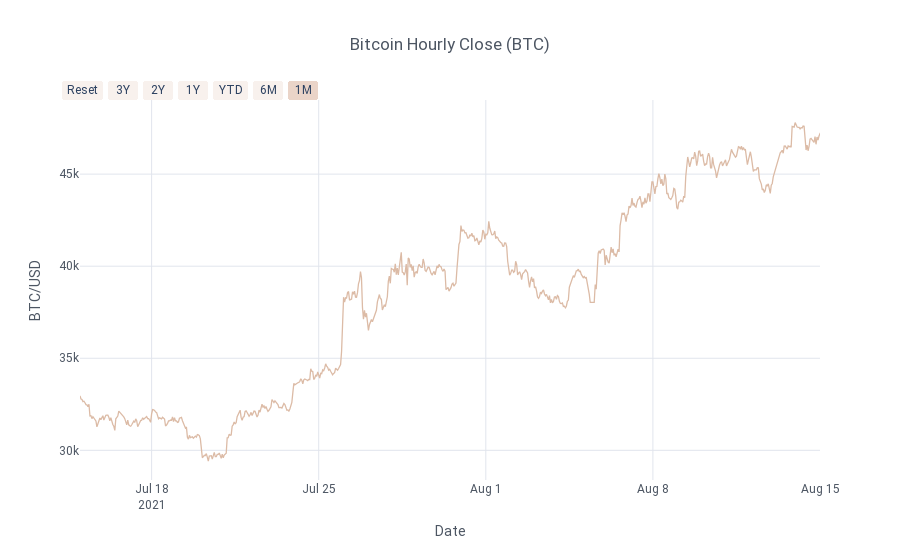

This figure's notebook cell:
### Code cell
time.sleep(1)

charts.pwe_line_chart(df,columns=['Close'],start_date=start_date,end_date=end_date,kind='scatter',
                      title=f'{security} {chart_interval} Close',
                  ticker=symbol,yTitle=f'{ticker}/{market}',asPlot=asPlot,showlegend=False,
                  theme='white',auto_start=auto_start,auto_end=auto_end,
                  connectgaps=False)

### Figure 1 — Plotly figure (JSON) as saved in the notebook; plotly's stock layout.template omitted (floating-point values rounded to 4 significant figures; data arrays with more than 128 entries replaced by an {"elided": "..."} marker saying what was removed)
{"data": [{"connectgaps": false, "line": {"color": "rgba(220, 187, 166, 1.0)", "dash": "solid", "shape": "linear", "width": 1.3}, "mode": "lines", "name": "Close", "text": "", "type": "scatter", "x": {"elided": "1000 str values"}, "y": {"elided": "1000 float values"}}], "layout": {"font": {"family": "Roboto"}, "legend": {"bgcolor": "#FFFFFF", "font": {"color": "#4D5663"}}, "paper_bgcolor": "#FFFFFF", "plot_bgcolor": "#FFFFFF", "showlegend": false, "title": {"font": {"color": "#4D5663"}, "text": "Bitcoin Hourly Close (BTC)", "x": 0.5}, "xaxis": {"gridcolor": "#E1E5ED", "range": ["2021-07-15", "2021-08-15"], "rangeselector": {"bgcolor": "rgba(220, 187, 166, 0.2)", "buttons": [{"count": 1, "label": "Reset", "step": "all"}, {"count": 3, "label": "3Y", "step": "year", "stepmode": "backward"}, {"count": 2, "label": "2Y", "step": "year", "stepmode": "backward"}, {"count": 1, "label": "1Y", "step": "year", "stepmode": "backward"}, {"count": 1, "label": "YTD", "step": "year", "stepmode": "todate"}, {"count": 6, "label": "6M", "step": "month", "stepmode": "backward"}, {"count": 1, "label": "1M", "step": "month", "stepmode": "backward"}], "font": {"family": "Roboto", "size": 12}, "visible": true, "x": -0.025, "y": 1}, "rangeslider": {"visible": false}, "showgrid": true, "tickfont": {"color": "#4D5663"}, "title": {"font": {"color": "#4D5663"}, "text": "Date"}, "zerolinecolor": "#E1E5ED"}, "yaxis": {"gridcolor": "#E1E5ED", "showgrid": true, "tickfont": {"color": "#4D5663"}, "title": {"font": {"color": "#4D5663"}, "text": "BTC/USD"}, "zerolinecolor": "#E1E5ED"}}}
